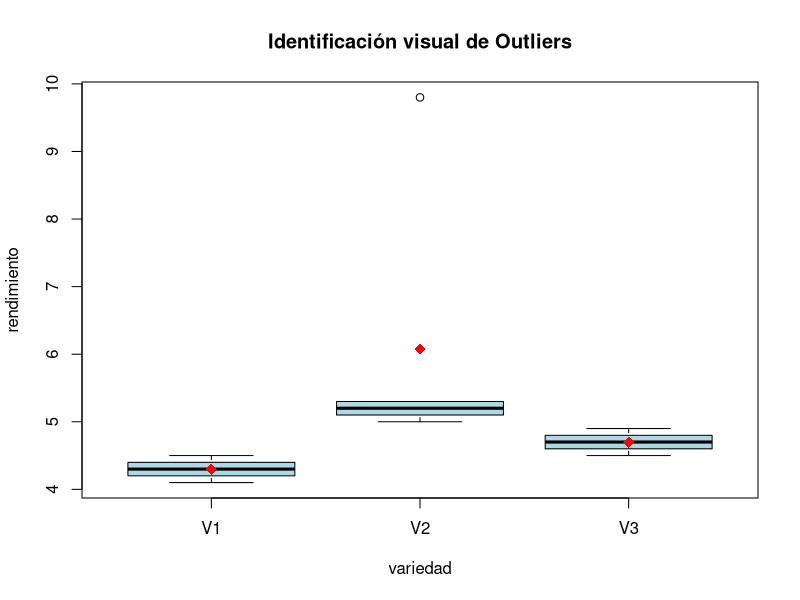

This chart was generated by the following R code:
# 1. Generar datos de rendimiento de arroz con un outlier artificial
variedad <- factor(rep(c("V1", "V2", "V3"), each = 5))
rendimiento <- c(4.2, 4.5, 4.3, 4.4, 4.1,   # V1
                 5.1, 5.3, 5.0, 5.2, 9.8,   # V2 (El 9.8 es un claro outlier)
                 4.8, 4.6, 4.7, 4.9, 4.5)   # V3
datos_arroz <- data.frame(variedad, rendimiento)

# 2. Ajustar modelo
mod_arroz <- lm(rendimiento ~ variedad, data = datos_arroz)

# 3. Calcular residuos estudentizados
residuos_stud <- rstudent(mod_arroz)
print(residuos_stud)

# 4. Identificar visualmente con boxplots y puntos etiquetados
boxplot(rendimiento ~ variedad, data = datos_arroz, col = "lightblue",
        main = "Identificación visual de Outliers")
points(1:3, tapply(rendimiento, variedad, mean), col = "red", pch = 18, cex = 1.5)
